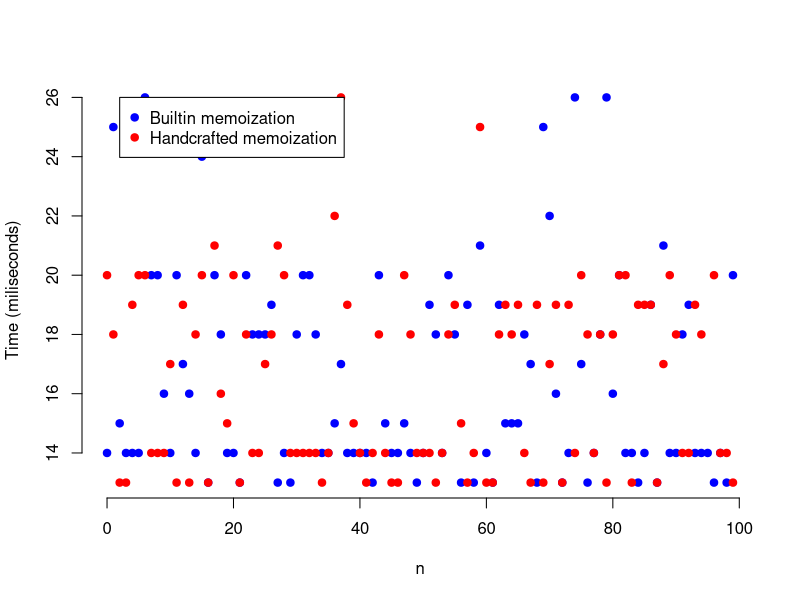

Here is the R script that generated this plot:
f1 <- read.csv(file = "mss-memo.csv")
f2 <- read.csv(file = "mss-hand-memo.csv")

f1$time = f1$time 
f2$time = f2$time 

plot(f1$n, f1$time, xlab = "n", ylab = "Time (miliseconds)", pch = 19, frame = FALSE, col = "blue")
points(f2$n, f2$time, pch = 19, col = "red")


legend(2, 26, legend=c("Builtin memoization", "Handcrafted memoization"), pch=c(19, 19), col=c("blue", "red"))
